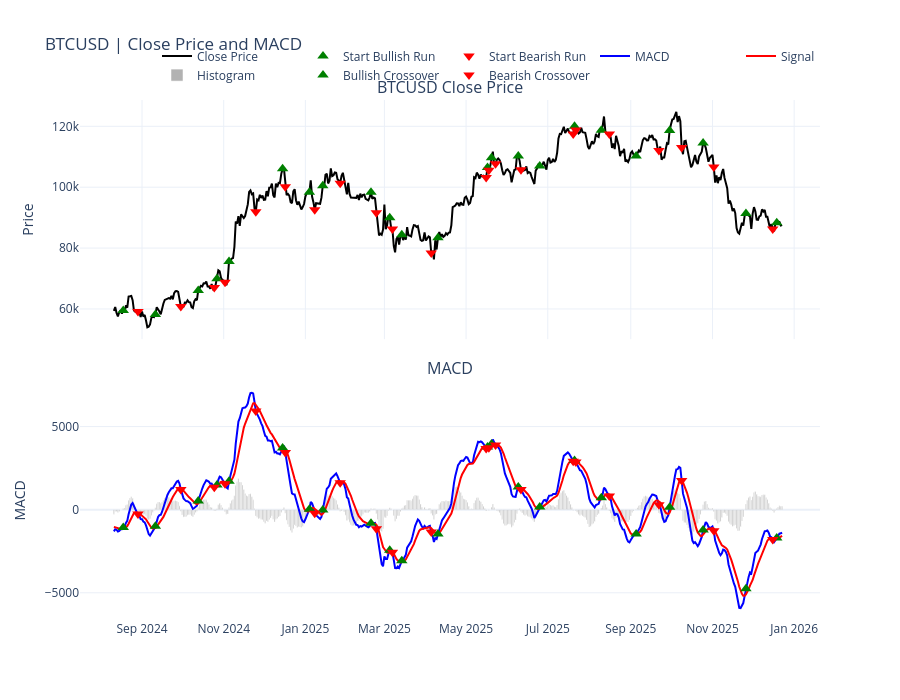

Here is the notebook cell this chart was saved with:
### Code cell
df_plot = df.tail(500)

fig = make_subplots(rows=2, cols=1, shared_xaxes=True, vertical_spacing=0.08,
                    subplot_titles=(f"{ticker} Close Price", "MACD"))

# Close price
fig.add_trace(
    go.Scatter(x=df_plot.index, y=df_plot["close"], name="Close Price", line=dict(color="black")),
    row=1, col=1
)
# Buy / Sell markers on price
fig.add_trace(
    go.Scatter(x=df_plot.index[df_plot["buy_signal"]],
               y=df_plot.loc[df_plot["buy_signal"], "close"],
               mode="markers", name="Start Bullish Run",
               marker=dict(symbol="triangle-up", color="green", size=10)),
    row=1, col=1
)
fig.add_trace(
    go.Scatter(x=df_plot.index[df_plot["sell_signal"]],
               y=df_plot.loc[df_plot["sell_signal"], "close"],
               mode="markers", name="Start Bearish Run",
               marker=dict(symbol="triangle-down", color="red", size=10)),
    row=1, col=1
)

# MACD lines and histogram
fig.add_trace(
    go.Scatter(x=df_plot.index, y=df_plot["macd"], name="MACD", line=dict(color="blue")),
    row=2, col=1
)
fig.add_trace(
    go.Scatter(x=df_plot.index, y=df_plot["macd_signal"], name="Signal", line=dict(color="red")),
    row=2, col=1
)
fig.add_trace(
    go.Bar(x=df_plot.index, y=df_plot["macd_hist"], name="Histogram", marker_color="grey", opacity=0.6),
    row=2, col=1
)
# Buy / Sell markers on MACD
fig.add_trace(
    go.Scatter(x=df_plot.index[df_plot["buy_signal"]],
               y=df_plot.loc[df_plot["buy_signal"], "macd"],
               mode="markers", name="Bullish Crossover",
               marker=dict(symbol="triangle-up", color="green", size=10)),
    row=2, col=1
)
fig.add_trace(
    go.Scatter(x=df_plot.index[df_plot["sell_signal"]],
               y=df_plot.loc[df_plot["sell_signal"], "macd"],
               mode="markers", name="Bearish Crossover",
               marker=dict(symbol="triangle-down", color="red", size=10)),
    row=2, col=1
)

fig.update_layout(title_text=f"{ticker} | Close Price and MACD", height=700, template="plotly_white",
                  legend=dict(orientation="h", yanchor="bottom", y=1.02, xanchor="right", x=1))
fig.update_yaxes(title_text="Price", row=1, col=1)
fig.update_yaxes(title_text="MACD", row=2, col=1)
fig.show()

### Figure 1 — Plotly figure (JSON) as saved in the notebook; plotly's stock layout.template omitted (floating-point values rounded to 4 significant figures; data arrays with more than 128 entries replaced by an {"elided": "..."} marker saying what was removed)
{"data": [{"line": {"color": "black"}, "name": "Close Price", "type": "scatter", "x": {"elided": "500 str values"}, "xaxis": "x", "y": {"elided": "500 float values"}, "yaxis": "y"}, {"marker": {"color": "green", "size": 10, "symbol": "triangle-up"}, "mode": "markers", "name": "Start Bullish Run", "type": "scatter", "x": ["2024-08-18T00:00:00", "2024-09-11T00:00:00", "2024-10-13T00:00:00", "2024-10-27T00:00:00", "2024-11-05T00:00:00", "2024-12-15T00:00:00", "2025-01-04T00:00:00", "2025-01-14T00:00:00", "2025-02-19T00:00:00", "2025-03-05T00:00:00", "2025-03-14T00:00:00", "2025-04-10T00:00:00", "2025-05-17T00:00:00", "2025-05-20T00:00:00", "2025-06-09T00:00:00", "2025-06-25T00:00:00", "2025-07-21T00:00:00", "2025-08-10T00:00:00", "2025-09-05T00:00:00", "2025-09-30T00:00:00", "2025-10-25T00:00:00", "2025-11-26T00:00:00", "2025-12-19T00:00:00"], "xaxis": "x", "y": [59510.0, 58170.0, 66090.0, 69940.0, 75630.0, 106000.0, 98340.0, 100500.0, 98360.0, 89970.0, 84390.0, 83390.0, 106500.0, 109700.0, 110300.0, 107000.0, 120000.0, 118700.0, 110200.0, 118600.0, 114500.0, 91330.0, 88360.0], "yaxis": "y"}, {"marker": {"color": "red", "size": 10, "symbol": "triangle-down"}, "mode": "markers", "name": "Start Bearish Run", "type": "scatter", "x": ["2024-08-29T00:00:00", "2024-09-30T00:00:00", "2024-10-25T00:00:00", "2024-11-02T00:00:00", "2024-11-25T00:00:00", "2024-12-17T00:00:00", "2025-01-08T00:00:00", "2025-01-27T00:00:00", "2025-02-23T00:00:00", "2025-03-07T00:00:00", "2025-04-05T00:00:00", "2025-05-16T00:00:00", "2025-05-18T00:00:00", "2025-05-23T00:00:00", "2025-06-11T00:00:00", "2025-07-20T00:00:00", "2025-07-22T00:00:00", "2025-08-16T00:00:00", "2025-09-22T00:00:00", "2025-10-09T00:00:00", "2025-11-02T00:00:00", "2025-12-16T00:00:00"], "xaxis": "x", "y": [59160.0, 60840.0, 67030.0, 68760.0, 91970.0, 100100.0, 92580.0, 101300.0, 91640.0, 86260.0, 78380.0, 103200.0, 105600.0, 107700.0, 105700.0, 117400.0, 118800.0, 117500.0, 112100.0, 113000.0, 106600.0, 86260.0], "yaxis": "y"}, {"line": {"color": "blue"}, "name": "MACD", "type": "scatter", "x": {"elided": "500 str values"}, "xaxis": "x2", "y": {"elided": "500 float values"}, "yaxis": "y2"}, {"line": {"color": "red"}, "name": "Signal", "type": "scatter", "x": {"elided": "500 str values"}, "xaxis": "x2", "y": {"elided": "500 float values"}, "yaxis": "y2"}, {"marker": {"color": "grey"}, "name": "Histogram", "opacity": 0.6, "type": "bar", "x": {"elided": "500 str values"}, "xaxis": "x2", "y": {"elided": "500 float values"}, "yaxis": "y2"}, {"marker": {"color": "green", "size": 10, "symbol": "triangle-up"}, "mode": "markers", "name": "Bullish Crossover", "type": "scatter", "x": ["2024-08-18T00:00:00", "2024-09-11T00:00:00", "2024-10-13T00:00:00", "2024-10-27T00:00:00", "2024-11-05T00:00:00", "2024-12-15T00:00:00", "2025-01-04T00:00:00", "2025-01-14T00:00:00", "2025-02-19T00:00:00", "2025-03-05T00:00:00", "2025-03-14T00:00:00", "2025-04-10T00:00:00", "2025-05-17T00:00:00", "2025-05-20T00:00:00", "2025-06-09T00:00:00", "2025-06-25T00:00:00", "2025-07-21T00:00:00", "2025-08-10T00:00:00", "2025-09-05T00:00:00", "2025-09-30T00:00:00", "2025-10-25T00:00:00", "2025-11-26T00:00:00", "2025-12-19T00:00:00"], "xaxis": "x2", "y": [-1077.0, -1000.0, 524.6, 1482.0, 1708.0, 3711.0, 20.07, -19.58, -819.5, -2447.0, -3081.0, -1470.0, 3770.0, 3952.0, 1370.0, 159.4, 2961.0, 720.3, -1467.0, 139.4, -1220.0, -4756.0, -1710.0], "yaxis": "y2"}, {"marker": {"color": "red", "size": 10, "symbol": "triangle-down"}, "mode": "markers", "name": "Bearish Crossover", "type": "scatter", "x": ["2024-08-29T00:00:00", "2024-09-30T00:00:00", "2024-10-25T00:00:00", "2024-11-02T00:00:00", "2024-11-25T00:00:00", "2024-12-17T00:00:00", "2025-01-08T00:00:00", "2025-01-27T00:00:00", "2025-02-23T00:00:00", "2025-03-07T00:00:00", "2025-04-05T00:00:00", "2025-05-16T00:00:00", "2025-05-18T00:00:00", "2025-05-23T00:00:00", "2025-06-11T00:00:00", "2025-07-20T00:00:00", "2025-07-22T00:00:00", "2025-08-16T00:00:00", "2025-09-22T00:00:00", "2025-10-09T00:00:00", "2025-11-02T00:00:00", "2025-12-16T00:00:00"], "xaxis": "x2", "y": [-258.7, 1219.0, 1355.0, 1552.0, 5930.0, 3435.0, -211.4, 1612.0, -1150.0, -2564.0, -1350.0, 3679.0, 3727.0, 3888.0, 1220.0, 2916.0, 2869.0, 827.7, 292.1, 1756.0, -1265.0, -1798.0], "yaxis": "y2"}], "layout": {"annotations": [{"font": {"size": 16}, "showarrow": false, "text": "BTCUSD Close Price", "x": 0.5, "xanchor": "center", "xref": "paper", "y": 1, "yanchor": "bottom", "yref": "paper"}, {"font": {"size": 16}, "showarrow": false, "text": "MACD", "x": 0.5, "xanchor": "center", "xref": "paper", "y": 0.46, "yanchor": "bottom", "yref": "paper"}], "height": 700, "legend": {"orientation": "h", "x": 1, "xanchor": "right", "y": 1.02, "yanchor": "bottom"}, "title": {"text": "BTCUSD | Close Price and MACD"}, "xaxis": {"anchor": "y", "domain": [0, 1], "matches": "x2", "showticklabels": false}, "xaxis2": {"anchor": "y2", "domain": [0, 1]}, "yaxis": {"anchor": "x", "domain": [0.54, 1], "title": {"text": "Price"}}, "yaxis2": {"anchor": "x2", "domain": [0, 0.46], "title": {"text": "MACD"}}}}
